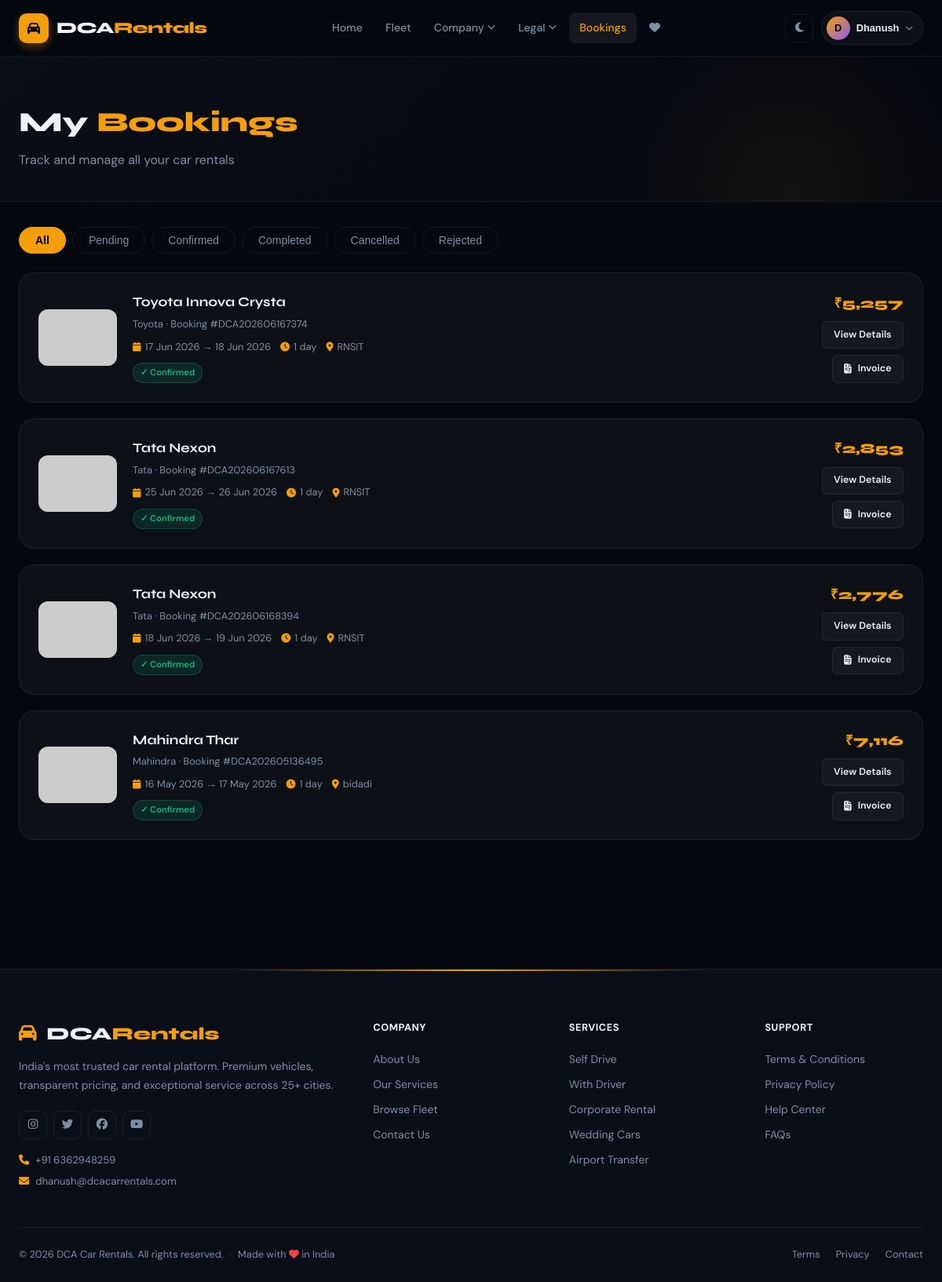
The app's page /my-bookings (signed in) with its own data.
### app.py (models this page shows, shortened)
class Car(db.Model):
    id = db.Column(db.Integer, primary_key=True)
    name = db.Column(db.String(100), nullable=False)
    brand = db.Column(db.String(50), nullable=False)
    model_year = db.Column(db.Integer)
    category = db.Column(db.String(50))  # SUV, Sedan, Hatchback, MPV
    seats = db.Column(db.Integer, default=5)
    fuel_type = db.Column(db.String(20))  # Petrol, Diesel, Electric, CNG
    transmission = db.Column(db.String(20))  # Manual, Automatic
    price_per_day = db.Column(db.Float, nullable=False)
    price_per_km = db.Column(db.Float, default=12.0)
    is_available = db.Column(db.Boolean, default=True)
    image_url = db.Column(db.String(300))
    description = db.Column(db.Text)
    features = db.Column(db.Text)  # JSON string
    color = db.Column(db.String(30))
    mileage = db.Column(db.String(20))
    created_at = db.Column(db.DateTime, default=datetime.utcnow)
    bookings = db.relationship('Booking', backref='car', lazy=True)
    reviews = db.relationship('Review', backref='car', lazy=True)
    wishlist = db.relationship('Wishlist', backref='car', lazy=True)

class Booking(db.Model):
    id = db.Column(db.Integer, primary_key=True)
    booking_id = db.Column(db.String(20), unique=True, nullable=False)
    user_id = db.Column(db.Integer, db.ForeignKey('user.id'), nullable=False)
    car_id = db.Column(db.Integer, db.ForeignKey('car.id'), nullable=False)
    pickup_date = db.Column(db.Date, nullable=False)
    return_date = db.Column(db.Date, nullable=False)
    pickup_location = db.Column(db.String(200), nullable=False)
    drop_location = db.Column(db.String(200), nullable=False)
    pickup_lat = db.Column(db.Float)
    pickup_lng = db.Column(db.Float)
    drop_lat = db.Column(db.Float)
    drop_lng = db.Column(db.Float)
    distance_km = db.Column(db.Float, default=0)
    days = db.Column(db.Integer, nullable=False)
    base_day_amount = db.Column(db.Float, default=0)   # days × price_per_day
    base_km_amount  = db.Column(db.Float, default=0)   # km × price_per_km
    driver_amount   = db.Column(db.Float, default=0)   # driver charge if with-driver
    safety_amount   = db.Column(db.Float, default=0)   # female night-safety add-on
    total_amount = db.Column(db.Float, nullable=False)
    gst_amount = db.Column(db.Float, default=0)
    final_amount = db.Column(db.Float, nullable=False)
    drive_type = db.Column(db.String(20), default='self')   # 'self' | 'driver'
    gender = db.Column(db.String(10), default='male')       # 'male' | 'female'
    pickup_time = db.Column(db.String(10))                  # HH:MM – for night-safety check
    night_safety = db.Column(db.Boolean, default=False)     # True if female + after 22:00
    safety_features = db.Column(db.Text)                    # JSON list of chosen safety add-ons
    status = db.Column(db.String(20), default='pending')
    payment_status = db.Column(db.String(20), default='unpaid')
    payment_method = db.Column(db.String(30))
    upi_transaction_id = db.Column(db.String(50))
    created_at = db.Column(db.DateTime, default=datetime.utcnow)
    notes = db.Column(db.Text)

### app.py (the view)
@app.route('/my-bookings')
@login_required
def my_bookings():
    bookings = Booking.query.filter_by(user_id=session['user_id']).order_by(Booking.created_at.desc()).all()
    bookings_data = []
    for b in bookings:
        car = Car.query.get(b.car_id)
        bookings_data.append({'booking': b, 'car': car})
    return render_template('my_bookings.html', bookings_data=bookings_data)

### app.py (called while the page is built)
@app.context_processor
def inject_globals():
    from datetime import date
    pending = 0
    if 'user_id' in session and session.get('is_admin'):
        pending = Booking.query.filter_by(payment_status='paid', status='payment_pending').count()
    return dict(today=date.today().isoformat(), pending_payments_count=pending)

def login_required(f):
    @wraps(f)
    def decorated(*args, **kwargs):
        if 'user_id' not in session:
            flash('Please login to continue.', 'warning')
            return redirect(url_for('login'))
        return f(*args, **kwargs)
    return decorated

### templates/my_bookings.html (shortened to what this page needs)
{% extends "base.html" %}
{% block content %}
<div class="page-header">
    <div class="container">
        <h1>My <span style="color:var(--accent)">Bookings</span></h1>
        <p>Track and manage all your car rentals</p>
    </div>
</div>
<div class="container" style="padding-top:2rem;padding-bottom:4rem;">
    <div class="tab-bar">
        <button class="tab-btn active" onclick="filterBookings('all', this)">All</button>
        <button class="tab-btn" onclick="filterBookings('payment_pending', this)">Pending</button>
        <button class="tab-btn" onclick="filterBookings('confirmed', this)">Confirmed</button>
        <button class="tab-btn" onclick="filterBookings('completed', this)">Completed</button>
        <button class="tab-btn" onclick="filterBookings('cancelled', this)">Cancelled</button>
        <button class="tab-btn" onclick="filterBookings('rejected', this)">Rejected</button>
    </div>
    {% if bookings_data %}
    <div id="bookings-list">
        {% for item in bookings_data %}
        <div class="booking-item" data-status="{{ item.booking.status }}">
            <img src="{{ item.car.image_url }}" alt="{{ item.car.name }}"
                 onerror="this.src='https://via.placeholder.com/100x72/1a1a2e/f59e0b?text=Car'">
            <div>
                <div class="booking-name">{{ item.car.name }}</div>
                <div style="font-size:0.8rem;color:var(--text2);">{{ item.car.brand }} · Booking #{{ item.booking.booking_id }}</div>
                <div class="booking-meta">
                    <div class="booking-meta-item"><i class="fas fa-calendar"></i> {{ item.booking.pickup_date.strftime('%d %b %Y') }} → {{ item.booking.return_date.strftime('%d %b %Y') }}</div>
                    <div class="booking-meta-item"><i class="fas fa-clock"></i> {{ item.booking.days }} day{{ 's' if item.booking.days > 1 else '' }}</div>
                    <div class="booking-meta-item"><i class="fas fa-map-marker-alt"></i> {{ item.booking.pickup_location }}</div>
                </div>
                <div style="margin-top:0.5rem;">
                    {% if item.booking.status == 'confirmed' %}
                        <span class="badge badge-success">✓ Confirmed</span>
                    {% elif item.booking.status == 'payment_pending' %}
                        <span class="badge badge-warning">⏳ Payment Pending</span>
                    {% elif item.booking.status == 'rejected' %}
                        <span class="badge badge-danger">✗ Rejected</span>
                    {% elif item.booking.status == 'cancelled' %}
                        <span class="badge badge-danger">✗ Cancelled</span>
                    {% elif item.booking.status == 'completed' %}
                        <span class="badge badge-info">✓ Completed</span>
                    {% else %}
                        <span class="badge badge-secondary">{{ item.booking.status }}</span>
                    {% endif %}
                </div>
            </div>
            <div class="booking-actions">
                <div class="booking-amount">₹{{ "{:,.0f}".format(item.booking.final_amount) }}</div>
                <a href="/booking-status/{{ item.booking.id }}" class="btn btn-secondary btn-sm">View Details</a>
                <a href="/invoice/{{ item.booking.id }}" target="_blank" class="btn btn-secondary btn-sm"><i class="fas fa-file-invoice"></i> Invoice</a>
            </div>
        </div>
        {% endfor %}
    </div>
    {% endif %}
</div>
{% endblock %}

### templates/base.html (shortened to what this page needs)
<!DOCTYPE html>
<html lang="en" data-theme="dark">
<head>
    <link rel="stylesheet" href="https://cdnjs.cloudflare.com/ajax/libs/font-awesome/6.5.0/css/all.min.css">
    <link rel="stylesheet" href="/static/css/main.css">
</head>
<body>
<nav class="navbar" id="navbar">
    <div class="nav-inner">
        <a href="/" class="nav-logo">
            <div class="logo-icon"><i class="fas fa-car"></i></div>
            <div class="logo-text">DCA<span>Rentals</span></div>
        </a>
        <ul class="nav-links" id="nav-links">
            <li><a href="/" class="nav-link {% if request.endpoint=='index' %}active{% endif %}">Home</a></li>
            <li><a href="/cars" class="nav-link {% if request.endpoint=='cars' %}active{% endif %}">Fleet</a></li>
            <li class="nav-dropdown">
                <a href="#" class="nav-link">Company <i class="fas fa-chevron-down" style="font-size:.65rem;"></i></a>
            </li>
            <li class="nav-dropdown">
                <a href="#" class="nav-link">Legal <i class="fas fa-chevron-down" style="font-size:.65rem;"></i></a>
            </li>
            {% if session.user_id %}
            <li><a href="/my-bookings" class="nav-link {% if request.endpoint=='my_bookings' %}active{% endif %}">Bookings</a></li>
            <li><a href="/wishlist" class="nav-link {% if request.endpoint=='wishlist' %}active{% endif %}"><i class="fas fa-heart"></i></a></li>
            {% endif %}
        </ul>
        <div class="nav-actions">
            <button class="theme-btn" onclick="toggleTheme()" id="theme-btn" title="Toggle theme">
                <i class="fas fa-moon" id="theme-icon"></i>
            </button>
            {% if session.user_id %}
            <div class="nav-user-menu">
                <button class="nav-avatar-btn" onclick="toggleUserMenu()">
                    <div class="nav-avatar">{{ session.user_name[0].upper() }}</div>
                    <span class="nav-username">{{ session.user_name.split()[0] }}</span>
                    <i class="fas fa-chevron-down" style="font-size:.6rem;color:var(--text2)"></i>
                </button>
            </div>
            {% else %}
            <a href="/login" class="btn-ghost">Login</a>
            <a href="/register" class="btn-gold">Get Started</a>
            {% endif %}
        </div>
    </div>
</nav>
<main style="padding-top:72px;">{% block content %}{% endblock %}</main>
<footer class="site-footer">
    <div class="footer-glow"></div>
    <div class="container">
        <div class="footer-grid">
            <div class="footer-brand">
                <div class="footer-logo"><i class="fas fa-car"></i> DCA<span>Rentals</span></div>
                <p>India's most trusted car rental platform. Premium vehicles, transparent pricing, and exceptional service across 25+ cities.</p>
                <div class="footer-socials">
                    <a href="#" class="social-link"><i class="fab fa-instagram"></i></a>
                    <a href="#" class="social-link"><i class="fab fa-twitter"></i></a>
                    <a href="#" class="social-link"><i class="fab fa-facebook"></i></a>
                    <a href="#" class="social-link"><i class="fab fa-youtube"></i></a>
                </div>
                <div class="footer-contact-quick">
                    <div><i class="fas fa-phone" style="color:var(--accent)"></i> +91 6362948259</div>
                    <div><i class="fas fa-envelope" style="color:var(--accent)"></i> dhanush@dcacarrentals.com</div>
                </div>
            </div>
            <div class="footer-col">
                <h4>Company</h4>
                <ul>
                    <li><a href="/about">About Us</a></li>
                    <li><a href="/services">Our Services</a></li>
                    <li><a href="/cars">Browse Fleet</a></li>
                    <li><a href="/contact">Contact Us</a></li>
                </ul>
            </div>
            <div class="footer-col">
                <h4>Services</h4>
                <ul>
                    <li><a href="/services#self-drive">Self Drive</a></li>
                    <li><a href="/services#driver">With Driver</a></li>
                    <li><a href="/services#corporate">Corporate Rental</a></li>
                    <li><a href="/services#wedding">Wedding Cars</a></li>
                    <li><a href="/services#airport">Airport Transfer</a></li>
                </ul>
            </div>
            <div class="footer-col">
                <h4>Support</h4>
                <ul>
                    <li><a href="/terms">Terms & Conditions</a></li>
                    <li><a href="/privacy">Privacy Policy</a></li>
                    <li><a href="/contact">Help Center</a></li>
                    <li><a href="/about#faq">FAQs</a></li>
                </ul>
            </div>
        </div>
        <div class="footer-bottom">
            <div class="footer-bottom-left">
                <span>© 2026 DCA Car Rentals. All rights reserved.</span>
                <span class="footer-sep">·</span>
                <span>Made with <i class="fas fa-heart" style="color:var(--red)"></i> in India</span>
            </div>
            <div class="footer-bottom-right">
                <a href="/terms">Terms</a>
                <a href="/privacy">Privacy</a>
                <a href="/contact">Contact</a>
            </div>
        </div>
    </div>
</footer>
</body>
</html>

### templates/my_bookings.html (style rules this page uses)
.booking-item { background: var(--card); border: 1px solid var(--card-border); border-radius: 20px; padding: 1.5rem; margin-bottom: 1.25rem; display: grid; grid-template-columns: 100px 1fr auto; gap: 1.25rem; align-items: center; transition: all 0.3s; }
.booking-item img { width: 100px; height: 72px; object-fit: cover; border-radius: 12px; }
.booking-name { font-family: 'Syne', sans-serif; font-weight: 700; font-size: 1.05rem; margin-bottom: 4px; }
.booking-meta { display: flex; flex-wrap: wrap; gap: 0.75rem; margin-top: 0.5rem; }
.booking-meta-item { display: flex; align-items: center; gap: 5px; font-size: 0.8rem; color: var(--text2); }
.booking-meta-item i { color: var(--accent); font-size: 0.75rem; }
.booking-actions { display: flex; flex-direction: column; align-items: flex-end; gap: 0.5rem; }
.booking-amount { font-family: 'Syne', sans-serif; font-size: 1.1rem; font-weight: 800; color: var(--accent); }
.tab-bar { display: flex; gap: 0.5rem; margin-bottom: 1.5rem; flex-wrap: wrap; }
.tab-btn { padding: 0.5rem 1.25rem; border-radius: 20px; border: 1.5px solid var(--card-border); background: transparent; color: var(--text2); cursor: pointer; font-size: 0.875rem; font-weight: 500; transition: all 0.2s; }
.tab-btn.active { background: var(--accent); border-color: var(--accent); color: #000; font-weight: 700; }

### records on screen
Car: car.name "Toyota Innova Crysta", car.brand "Toyota"
Booking: booking.booking_id "DCA202606167374", booking.pickup_date "17 Jun 2026", booking.return_date "18 Jun 2026", booking.days "1", booking.pickup_location "RNSIT", booking.final_amount "5,257"
Car: car.name "Tata Nexon" "Tata Nexon", car.brand "Tata" "Tata"
Booking: booking.booking_id "DCA202606167613", booking.pickup_date "25 Jun 2026", booking.return_date "26 Jun 2026", booking.days "1", booking.pickup_location "RNSIT", booking.final_amount "2,853"
Booking: booking.booking_id "DCA202606168394", booking.pickup_date "18 Jun 2026", booking.return_date "19 Jun 2026", booking.days "1", booking.pickup_location "RNSIT", booking.final_amount "2,776"
Car: car.name "Mahindra Thar", car.brand "Mahindra"
Booking: booking.booking_id "DCA202605136495", booking.pickup_date "16 May 2026", booking.return_date "17 May 2026", booking.days "1", booking.pickup_location "bidadi", booking.final_amount "7,116"

### other values on screen
{{ session.user_name[0].upper() }} "D"
{{ session.user_name.split()[0] }} "Dhanush"
